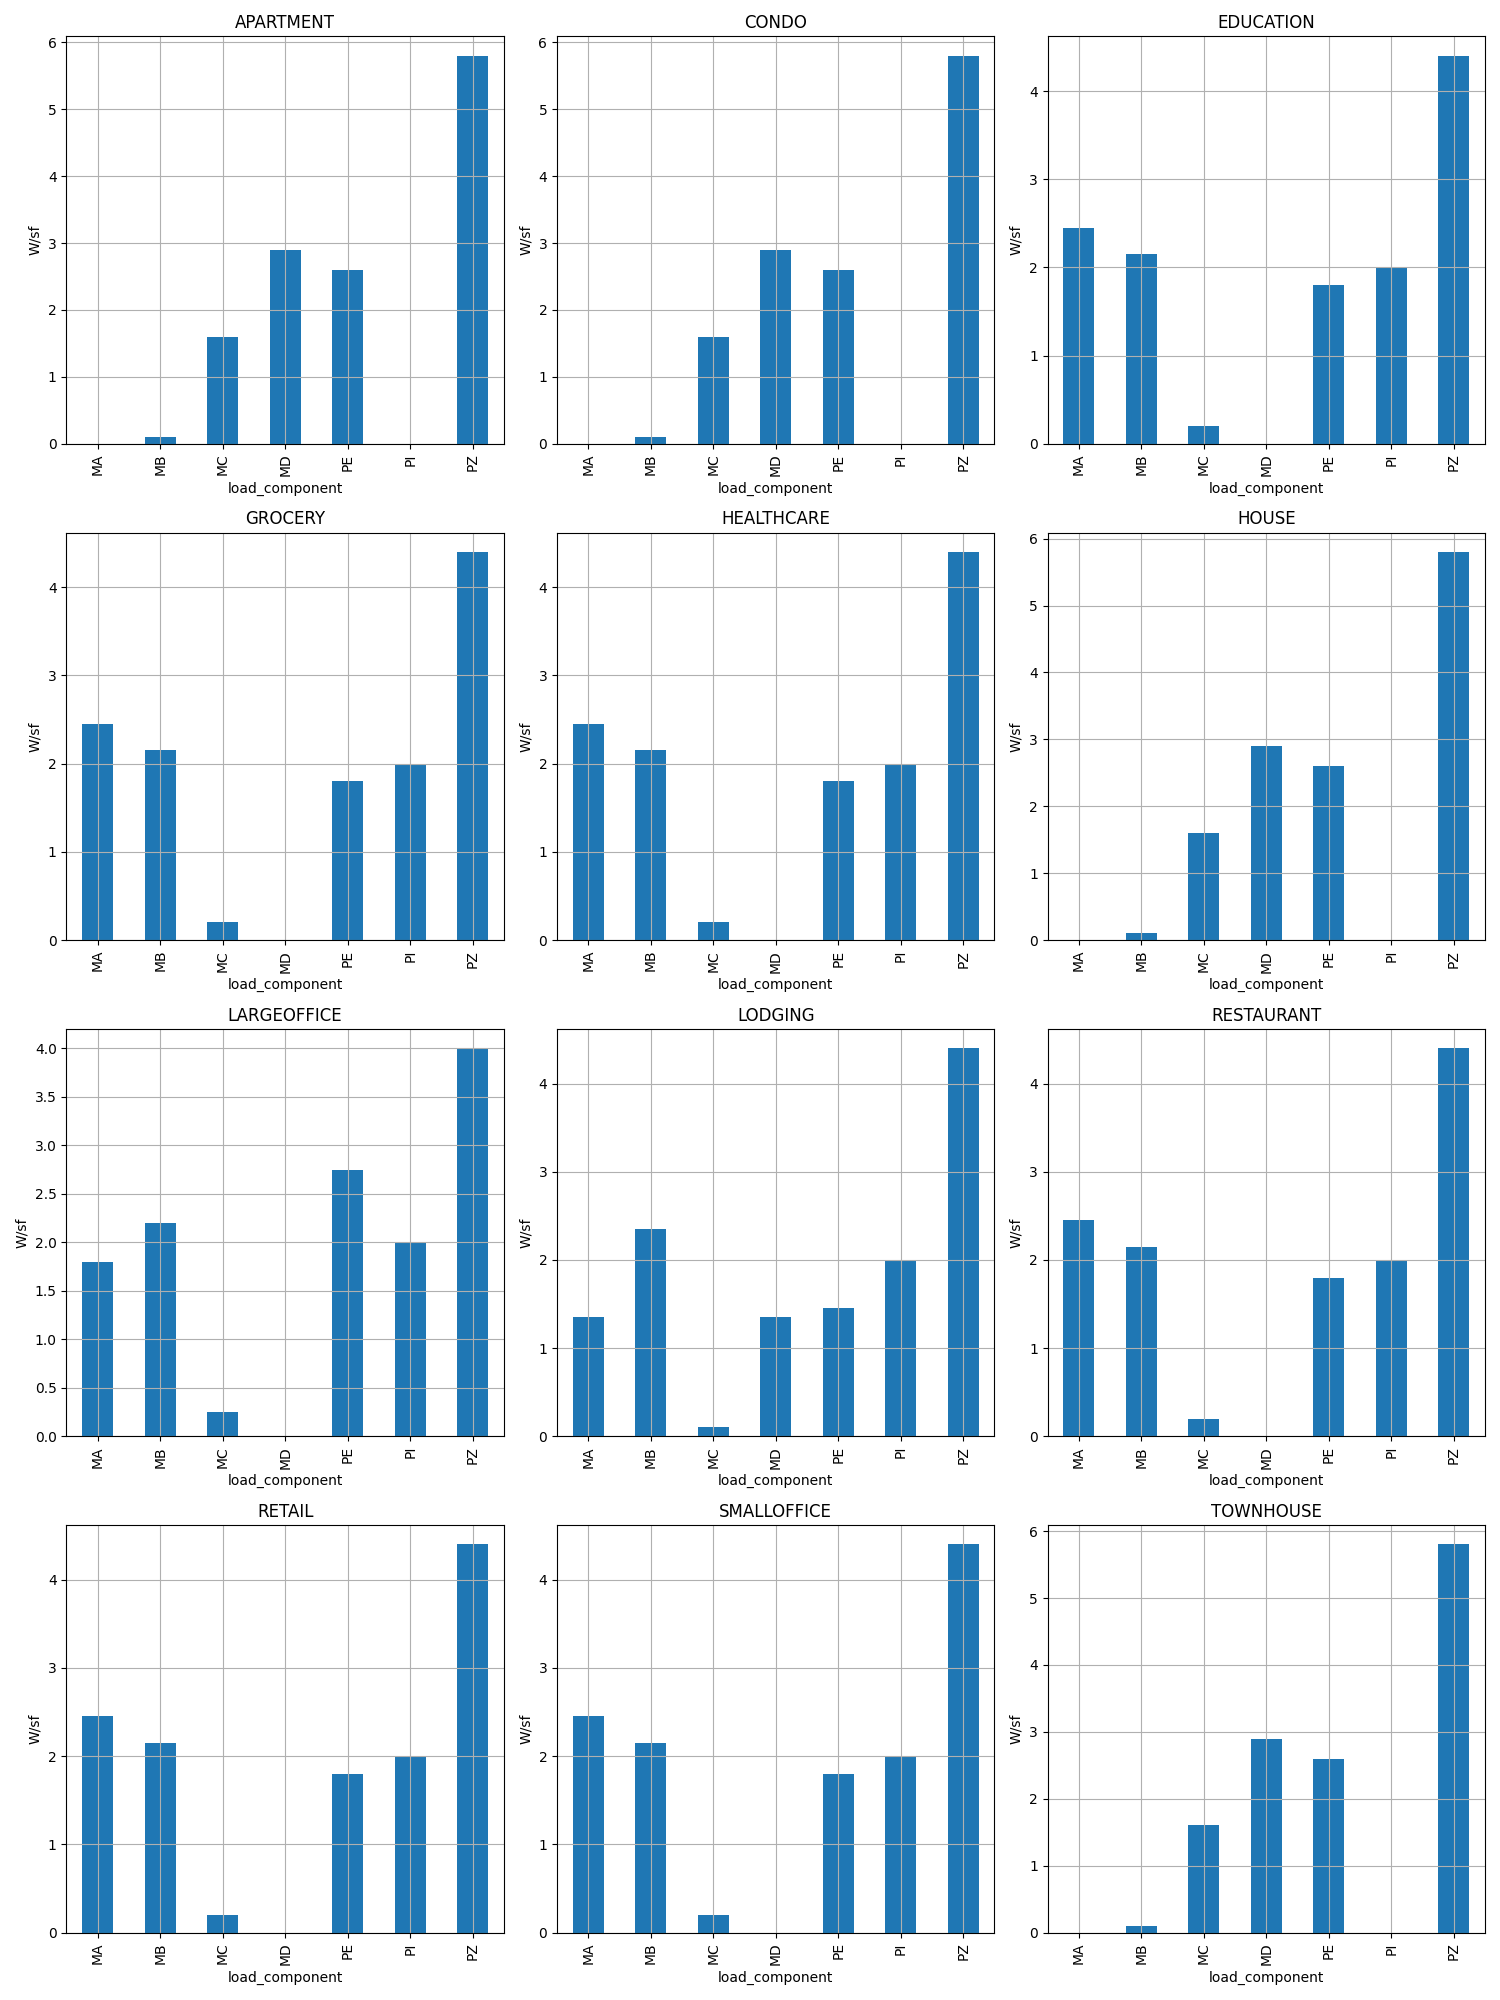

Generate this figure with Python:
"""Generate the enduses PNG validation image"""
import pandas
import matplotlib.pyplot as plt

data = pandas.read_csv("building_enduses.csv",index_col=[0,1])

nrows = len(data.index.get_level_values(0).unique())
ncols = 3

fig = plt.figure(figsize=(15,5*nrows/ncols))
nplt = 1
for building_type in data.index.get_level_values(0).unique():

	ax = plt.subplot(int(nrows/ncols),3,nplt)
	
	data.loc[building_type].sum(axis=1).plot(kind='bar')
	ax.grid()
	ax.set_title(building_type)
	ax.set_ylabel('W/sf')

	nplt += 1

plt.tight_layout()
plt.savefig("building_enduses.png")
